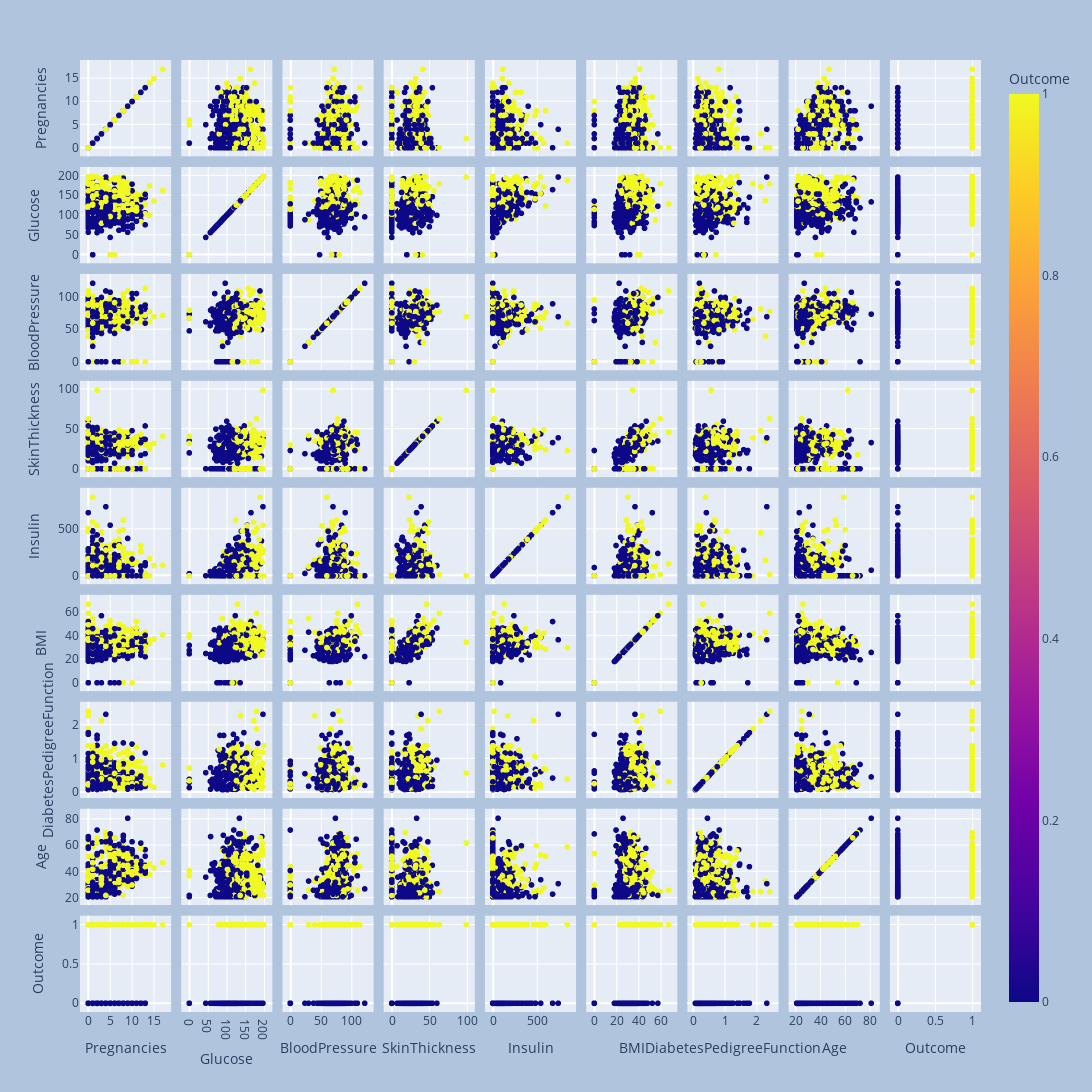

This figure's notebook cell:
### Code cell
fig = px.scatter_matrix(data_frame=df,color=df['Outcome'])
fig.update_layout(
    width=1500,
    height=1500,
    paper_bgcolor="LightSteelBlue",
)

### Figure 1 — Plotly figure (JSON) as saved in the notebook; plotly's stock layout.template omitted (floating-point values rounded to 4 significant figures; data arrays with more than 128 entries replaced by an {"elided": "..."} marker saying what was removed)
{"data": [{"dimensions": [{"axis": {"matches": true}, "label": "Pregnancies", "values": {"elided": "768 int values"}}, {"axis": {"matches": true}, "label": "Glucose", "values": {"elided": "768 int values"}}, {"axis": {"matches": true}, "label": "BloodPressure", "values": {"elided": "768 int values"}}, {"axis": {"matches": true}, "label": "SkinThickness", "values": {"elided": "768 int values"}}, {"axis": {"matches": true}, "label": "Insulin", "values": {"elided": "768 int values"}}, {"axis": {"matches": true}, "label": "BMI", "values": {"elided": "768 float values"}}, {"axis": {"matches": true}, "label": "DiabetesPedigreeFunction", "values": {"elided": "768 float values"}}, {"axis": {"matches": true}, "label": "Age", "values": {"elided": "768 int values"}}, {"axis": {"matches": true}, "label": "Outcome", "values": {"elided": "768 int values"}}], "hovertemplate": "%{xaxis.title.text}=%{x}<br>%{yaxis.title.text}=%{y}<br>Outcome=%{marker.color}<extra></extra>", "legendgroup": "", "marker": {"color": {"elided": "768 int values"}, "coloraxis": "coloraxis", "symbol": "circle"}, "name": "", "showlegend": false, "type": "splom"}], "layout": {"coloraxis": {"colorbar": {"title": {"text": "Outcome"}}, "colorscale": [[0, "#0d0887"], [0.1111, "#46039f"], [0.2222, "#7201a8"], [0.3333, "#9c179e"], [0.4444, "#bd3786"], [0.5556, "#d8576b"], [0.6667, "#ed7953"], [0.7778, "#fb9f3a"], [0.8889, "#fdca26"], [1, "#f0f921"]]}, "dragmode": "select", "height": 1500, "legend": {"tracegroupgap": 0}, "margin": {"t": 60}, "paper_bgcolor": "LightSteelBlue", "width": 1500}}
